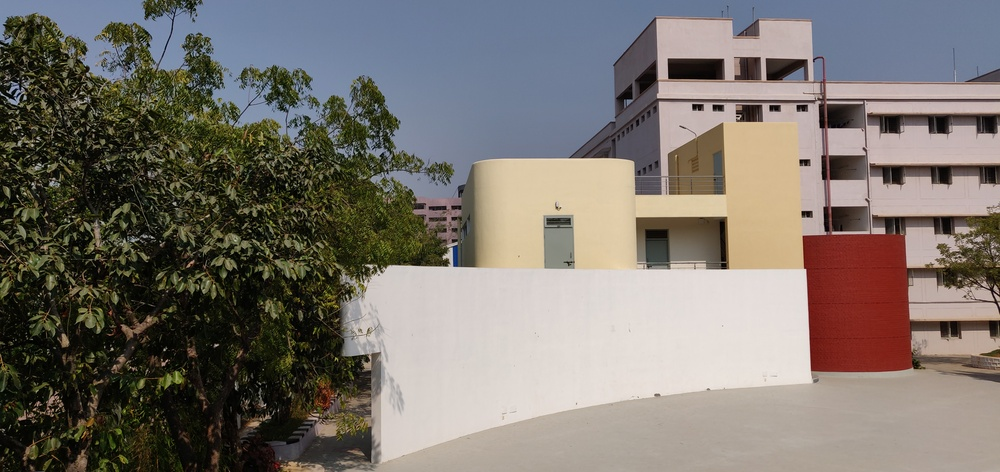
#> input picture images/1_1.jpg, 1000 x 472 px, shrunk from 4608 x 2176 before the run, found by its file name
$ jupyter execute --allow-errors Image_Mosaicing.ipynb
#> lines starting #> are read from the running program, lines starting #| are printed output that depends on the picture
[cell 1]
import cv2
import matplotlib.pyplot as plt
import numpy as np
import random
import math
import glob
from PIL import Image as im

# Image Mosaicing

[cell 2]
sift = cv2.SIFT_create()

function      <font color=blue>__find_homography__</font>

 -  **Task** : Given source points and destnation points. It finds the homogrphy matrix
 -  **Working**: Takes the source points and destination points. Construct G matrix using the formula
    $ [[X1_i, Y1_i, 1, 0, 0, 0, -X1_i*X2_i, -Y1_i*X2_i, -X2_i] $
    $ [0, 0, 0, X1_i, Y1_i, 1, -Y2_i*X1_i, -Y2_i*Y1_i, -Y2_i]] $
    - Using singular value decomposition for the above matrix we get the homography matrix
 -  **Input** : Source_points and destination_points
 -  **Output** : Homogrpahy matrix

[cell 3]
def find_homography(src,dest):
    G = []
    for i in range(len(src)):
        temp = [src[i][0],src[i][1],1,0,0,0,-1*src[i][0]*dest[i][0],-1*src[i][1]*dest[i][0],-1*dest[i][0]]
        temp2 = [0,0,0,src[i][0],src[i][1],1,-1*src[i][0]*dest[i][1],-1*src[i][1]*dest[i][1],-1*dest[i][1]]
        G.append(temp)
        G.append(temp2)


    matrix = np.linalg.svd(G)
    matrix = matrix[-1][-1]
    homography = [matrix[0:3],matrix[3:6],matrix[6:9]]
    homography = homography/homography[-1][-1]
    return homography

function    <font color=blue>__calculate_error__</font>

 -  **Task** : Given source points, destnation points and matrix. It finds the root mean squared error
 -  **Working**: Takes the source points ,destination points and matrix. Calculates root mean square error
 -  **Input** : Source_points ,destination_points and matrix
 -  **Output** : root mean squared error

[cell 4]
def calculate_error(matrix,src,dest):

    if(len(src[0])!=3):
        new_column = [[1]]
        new_column = np.repeat(new_column,len(src),axis=0)
        src = np.append(src, new_column, axis=1)

    predicted_dest = []
    for i in range(len(src)):
        x = (np.matmul(matrix,src[i].T))
        x = x/x[-1]
        x = x[:2]
        predicted_dest.append(x)
    sum = 0
    for x in range(len(predicted_dest)):
        a = (predicted_dest[x][0]-dest[x][0])**2
        a+= (predicted_dest[x][1]-dest[x][1])**2
        sum += np.sqrt(a)
    return sum

function    <font color=blue>__get_homography__</font>

 -  **Task** : Given source points, destnation points . It gives the best homography matrix
 -  **Working**: Takes the source points ,destination points. Uses RANSAC algorithm and claculates the homogrpahy with less error and returns that. Used find_homograhy() and calculater_error() defined above
     - number of iterations in RANSAC : 10
 -  **Input** : Source_points ,destination_points
 -  **Output** : best homography matrix

[cell 5]
def get_homography(src,dest):
    s=np.seterr(divide='ignore', invalid='ignore')
    min_error = 100000000000
    for i in range(0,100):
        indexes = random.sample(range(0, len(src)), 4)
        total_indices = np.arange(start=0, stop=len(src), step=1)

        src1 = src[indexes]
        dest1 = dest[indexes]

        H = find_homography(src1,dest1)
        temp = np.delete(total_indices, indexes)

        error = calculate_error(H,src[temp],dest[temp])
        if(error<min_error):
            min_error = error
            homography = H
    return homography

[cell 6]
def process_points(m):
    r = []
    for i in range(len(m)):
        r.append(m[i][0].tolist())

    return np.array(r)

function    <font color=blue>__reda_images__</font>

 -  **Task** : Given path of the folder. reads all the images from that
 -  **Working**: Uses glob and reads images using opencv imread() function
 -  **Input** : Path of the folder
 -  **Output** : Images in that folder

[cell 7]
def read_images(path):
    files=glob.glob(path)
    images = []
    for file in files:
        print(file)
        image = cv2.imread(file)
        image = cv2.cvtColor(image,cv2.COLOR_BGR2RGB)
        images.append(image)
    return images

## 1.1 Finding matches between two partially overlapping images

[cell 8]
## Reading the images
image1_ = cv2.imread("../images/Image Mosaicing/1_1.jpg")
#> image1_ is the input picture: shape (472, 1000, 3); mean B, G, R 109.2, 115.7, 122.1
image2_ = cv2.imread("../images/Image Mosaicing/1_2.jpg")
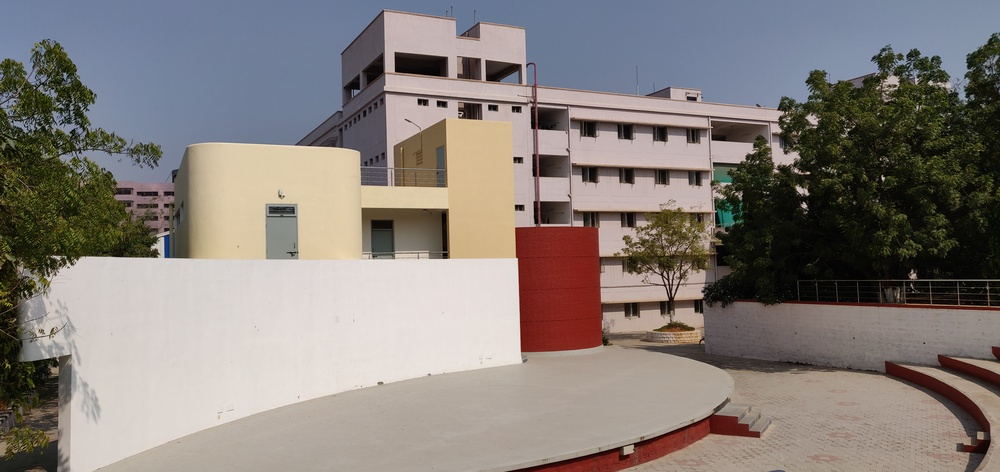
#> input picture images/1_2.jpg, 1000 x 472 px, shrunk from 4608 x 2176 before the run, found by its file name
#> image2_ is the input picture: shape (472, 1000, 3); mean B, G, R 122.3, 126.7, 134

[cell 9]
## Convert the BGR images to RGB
image1 = cv2.cvtColor(image1_,cv2.COLOR_BGR2RGB)
image2 = cv2.cvtColor(image2_,cv2.COLOR_BGR2RGB)

[cell 10]
## Find the keypoints and descriptors
kp1, des1 = sift.detectAndCompute(image1,None)
#> kp1 = 3083 keypoints; strongest (x, y, size): (112, 349, 1.9), (807, 214, 5.9), (805, 162, 5.8), (710, 69, 16.9)
kp2, des2 = sift.detectAndCompute(image2,None)
#> kp2 = 1687 keypoints; strongest (x, y, size): (883, 178, 2.4), (808, 173, 2), (520, 207, 5.2), (804, 205, 3.8)

[cell 11]
## Finding the matches using FlannBasedMatcher and KNN
FLANN_INDEX_KDTREE = 1

index_params = dict(algorithm = FLANN_INDEX_KDTREE, trees = 5)
search_params = dict(checks = 50)

match = cv2.FlannBasedMatcher(index_params, search_params)
matches = match.knnMatch(des1,des2,k=2)
#> matches = 3083 matches

print(matches[:10])
#> (printed output is left out)

Let's get the good matches from the matches we found above

[cell 12]
## Extract only good matches from them
good = []
for m,n in matches:
    if m.distance < 0.3*n.distance:
        good.append(m)
#> after the loop, good = 117 matches

print(good[:10])
#> (printed output is left out)

## 1.2 Finding the homography matrix of the above the two images

[cell 13]
## Get the points and find homography of the images
src_pts = np.float32([ kp2[m.trainIdx].pt for m in good ]).reshape(-1,1,2)
#> src_pts = 117 rows, first 8: [39.79, 72.2], [39.79, 72.2], [46.77, 121.1], [49.17, 51.52], [51.4, 421.4], [54.9, 114.1], [63.51, 92.94], [64.81, 114.2]
dst_pts = np.float32([ kp1[m.queryIdx].pt for m in good ]).reshape(-1,1,2)
#> dst_pts = 117 rows, first 8: [356.9, 104.9], [356.9, 104.9], [362.6, 147.5], [364.1, 86.11], [365.4, 410], [368.3, 140.3], [374.6, 121.5], [375.9, 140.1]

s = process_points(src_pts)
#> the loop in process_points, `for i in range(len(m)):` made 117 passes
#> after the loop in process_points, `for i in range(len(m)):`: r = 117 pairs, first value 39.79 to 653.7, second value 32.54 to 459.5
#> s has the same summary as r in process_points
d = process_points(dst_pts)
#> the loop in process_points (call 2), `for i in range(len(m)):` made 117 passes
#> d = 117 pairs, first value 356.9 to 979.2, second value 30.77 to 444.7

H = get_homography(s,d)
#> the loop in get_homography, `for i in range(0,100):` made 100 passes
#> (indexes, dest1, error, min_error) on pass 1: ([108, 49, 97, 113], [[939.9, 256], [666.1, 87.29], [846, 192.8], [961.2, 247.2]], 129035.3, 129035.3)
#> (indexes, error, min_error) on passes 2, 3, 44, 60: ([53, 5, 33, 65], 413.6, 413.6), ([62, 51, 100, 106], 281.9, 281.9), ([41, 78, 14, 62], 275.4, 275.4), ([2, 69, 54, 79], 259.3, 259.3)
#> after the loop in get_homography, `for i in range(0,100):`: min_error = 257.8
#> H = [[0.587, -0.00891, 327.7], [-0.106, 0.846, 46.25], [-0.000413, -2.3e-05, 1]]
print(H)
#| [[ 5.86890157e-01 -8.90854220e-03  3.27726119e+02]
#|  [-1.05684889e-01  8.45839650e-01  4.62514067e+01]
#|  [-4.12508878e-04 -2.29799200e-05  1.00000000e+00]]

## 1.3 Transforming one image to other using homography matrix

[cell 14]
## Using warpPerspective to transform one image to other's reference frame
dst = cv2.warpPerspective(image2,H,(image1.shape[1]+image2.shape[1], max(image1.shape[0],image2.shape[0])))
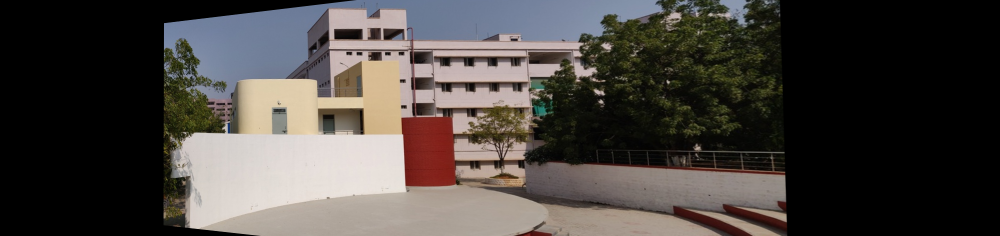
#> dst: shape (472, 2000, 3) (shown at 1/2 size); mean R, G, B 72.8, 68.1, 64.4

plt.imshow(dst)
plt.savefig('../images/results/1_1.3.jpg')
plt.show()

## 1.4 Stiching two images

[cell 15]
## Stiching two images

dst = cv2.warpPerspective(image2,H,(image1.shape[1]+image2.shape[1], max(image1.shape[0],image2.shape[0])))
dst[0:image1.shape[0],0:image1.shape[1]] = image1
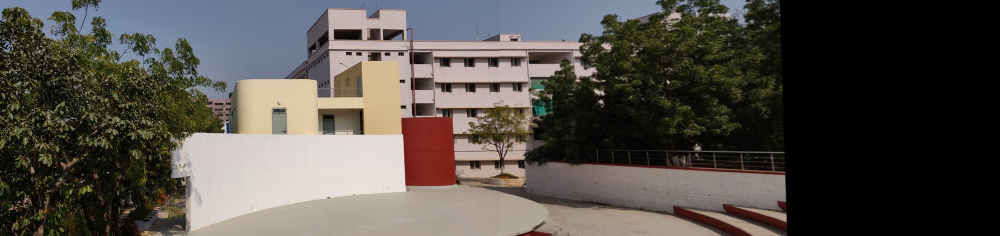
#> dst: shape (472, 2000, 3) (shown at 1/2 size); mean R, G, B 82.9, 78.5, 73.1

pixels = image1.shape[1]+image2.shape[1]-1
#> pixels = 1999
for i in range(image1.shape[1]+image2.shape[1]-1, 0 ,-1):
    pixel = (dst[4,i,:]==(0,0,0))
    if pixel[0] and pixel[1] and pixel[2]:
        pixels-=1
    else:
        break
#> after the loop, pixels = 1560

dst = dst[:,:pixels+1,:]
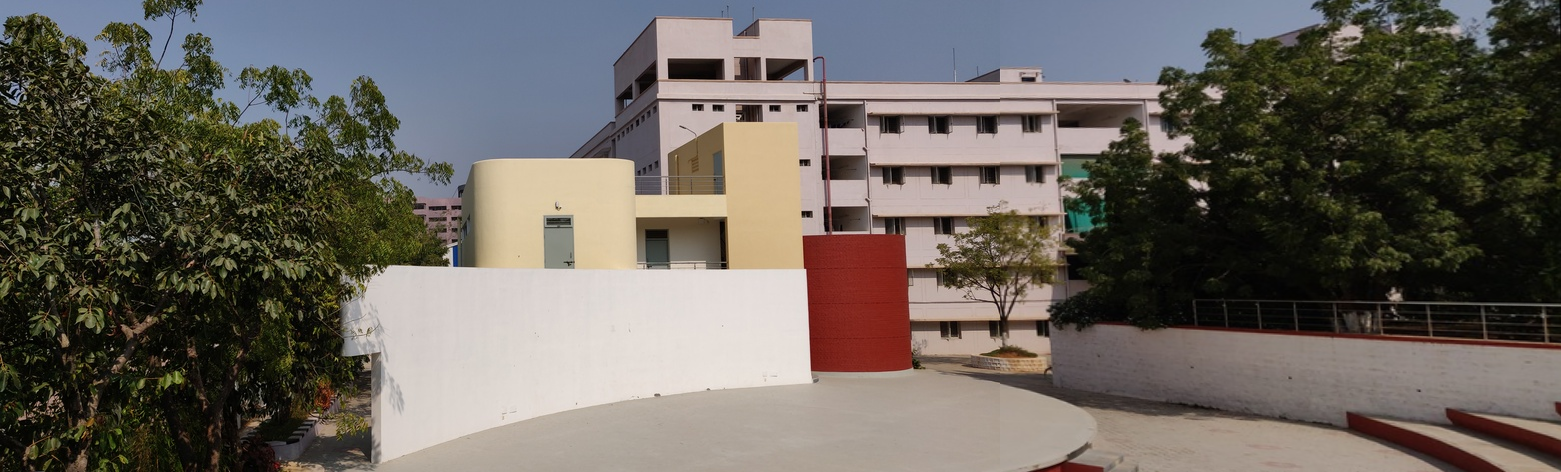
#> dst: shape (472, 1561, 3); mean R, G, B 106, 100.3, 93.5


plt.imshow(dst)
plt.xticks([])
plt.yticks([])
plt.figure(figsize=(100,100))
plt.savefig('../images/results/1_1.4.jpg')
plt.show()

## 1.5 Stiching multiple images

function    <font color=blue>__stich_images__</font>

 -  **Task** : Stiches multiple images
 -  **Working**: Given a set of images it will stich 2 images at a time and uses the result of previous iteration as 1st image and present image as second and continue the loop. If the images ha sto be stiched horizontally it takse vertical=False else vertical=True
 -  **Input** : Set of images and boolean value to know if the stiching has to be horizontal or vertical
 -  **Output** : Stiched image

[cell 16]
def stich_images(images,vertical=False):
    FLANN_INDEX_KDTREE = 1
    index_params = dict(algorithm = FLANN_INDEX_KDTREE, trees = 5)
    search_params = dict(checks = 50)
    match = cv2.FlannBasedMatcher(index_params, search_params)


    image1 = images[0]
    for i in range(1,len(images)):
        image2 = images[i]
        kp1, des1 = sift.detectAndCompute(image1,None)
        kp2, des2 = sift.detectAndCompute(image2,None)

        matches = match.knnMatch(des1,des2,k=2)

        good = []
        for m,n in matches:
            if m.distance < 0.7*n.distance:
                good.append(m)

        src_pts = np.float32([ kp2[m.trainIdx].pt for m in good ]).reshape(-1,1,2)
        dst_pts = np.float32([ kp1[m.queryIdx].pt for m in good ]).reshape(-1,1,2)

        s = process_points(src_pts)
        d = process_points(dst_pts)
        M = get_homography(s,d)

        if(not vertical):
            dst = cv2.warpPerspective(image2,M,(image1.shape[1]+image2.shape[1], (image1.shape[0])))
        else:
            dst = cv2.warpPerspective(image2,M,(image1.shape[1], (image2.shape[0]+image1.shape[0])))
        dst[0:image1.shape[0],0:image1.shape[1]] = image1
        image1 = dst

    return image1

[cell 17]
def remove_black_pixels(img):
    pixels = img.shape[1]-1
    for i in range(img.shape[1]-1, 0 ,-1):
        pixel = (img[4,i,:]==(0,0,0))
        if pixel[0] and pixel[1] and pixel[2]:
            pixels-=1
        else:
            break

    return img[:,:pixels+1,:]

function    <font color=blue>__remove_pixels__</font>

 -  **Task** : Removes black pixels at the end of the image
 -  **Working**: Takes the image and removes the vertical lines at th end if there are majority of black pixels in the line
 -  **Input** : Image
 -  **Output** : Image after removing black pixels at the end

[cell 18]
def remove_pixels(image):
    p = (np.sum(image,axis=0))
#> p = 1000 rows, first 8: [20535, 21406, 16315], [20500, 21392, 16094], [20660, 21376, 16021], [21404, 22044, 16450], [21647, 22088, 16596], [21130, 21616, 15864], [20917, 21296, 15416], [20698, 21236, 15446]
    q = np.sum(p,axis=1)
#> q = 1000 values, max 263019 at index 731, min 49586 at index 12, mean 163774.9

    s = 0

    for i in range(len(q)-1,-1,-1):
        if(q[i]<=40*3*image.shape[0]):
            s+=1
        else:
            break
#> this loop made 1 pass
#> i on pass 1: 999
#> after the loop, s = 0
#> the loop in stich_images, `for i in range(1,len(images)):` made 1 pass
#> matches on pass 1: 3083 matches
#> pass 1, in stich_images, `dst = cv2.warpPerspective(image2,M,(image1.shape[1], (image2.shape[0]+..`:
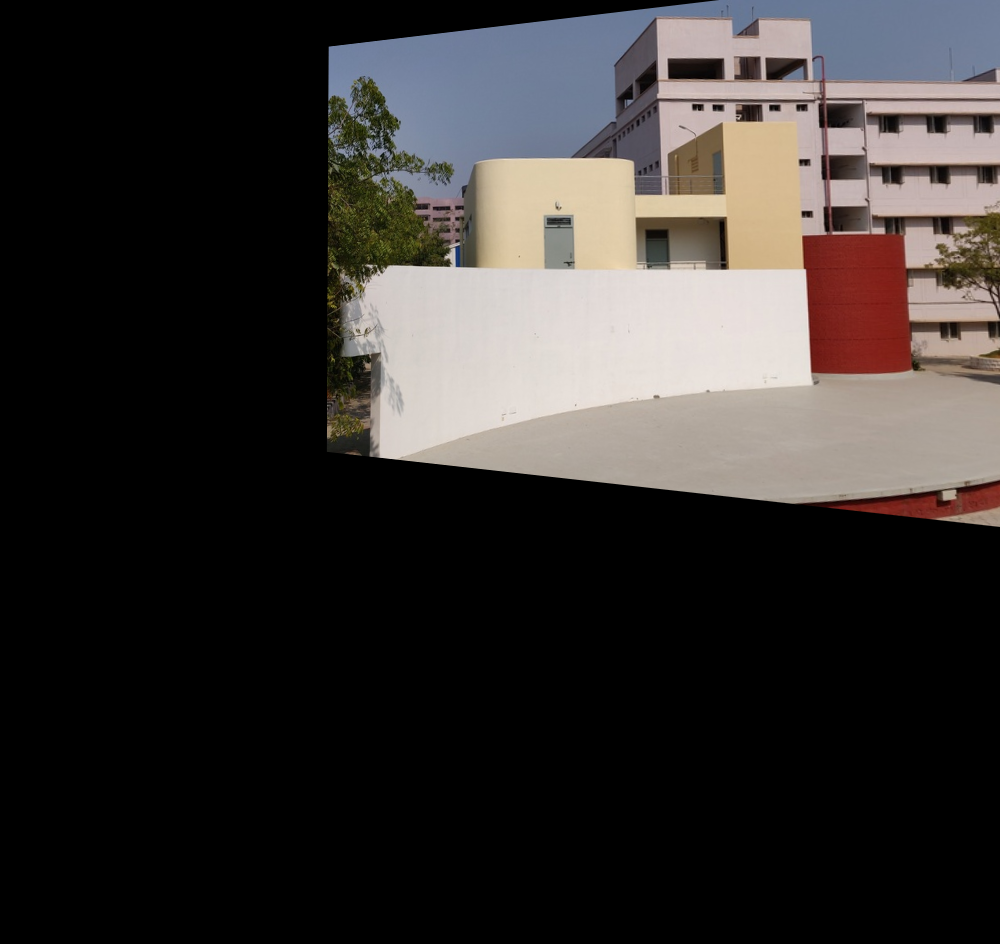
#> dst: shape (944, 1000, 3); mean R, G, B 53.1, 49.2, 47.6
#> pass 1, in stich_images, `image1 = dst`:
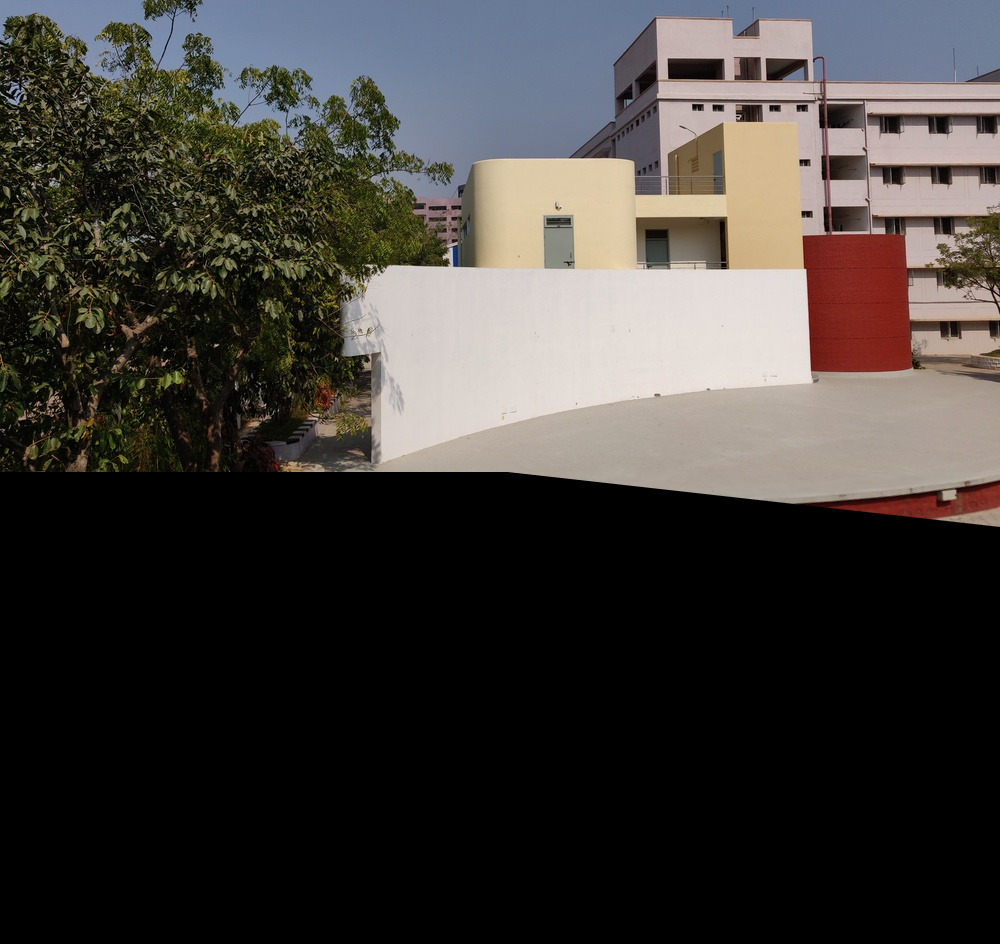
#> image1: shape (944, 1000, 3); mean R, G, B 63.2, 59.7, 56.3

    image = image[:,:image.shape[1]-s,:]
    return image

function    <font color=blue>__remove_vpixels__</font>

 -  **Task** : Removes black pixels at the bottom of the image
 -  **Working**: Takes the image and removes the horizontal lines at the bottom if there are majority of black pixels in the line
 -  **Input** : image
 -  **Output** : image without black pixels at the bottom

[cell 19]
def remove_vpixels(image):
    p = (np.sum(image,axis=1))
    q = np.sum(p,axis=1)

    s = 0

    for i in range(len(q)-1,-1,-1):
        if(q[i]<=40*3*image.shape[1]):
            s+=1
        else:
            break
#> this loop made 452 passes
#> i on passes 1 to 3: 943, 942, 941

    return image[:image.shape[0]-s,:]
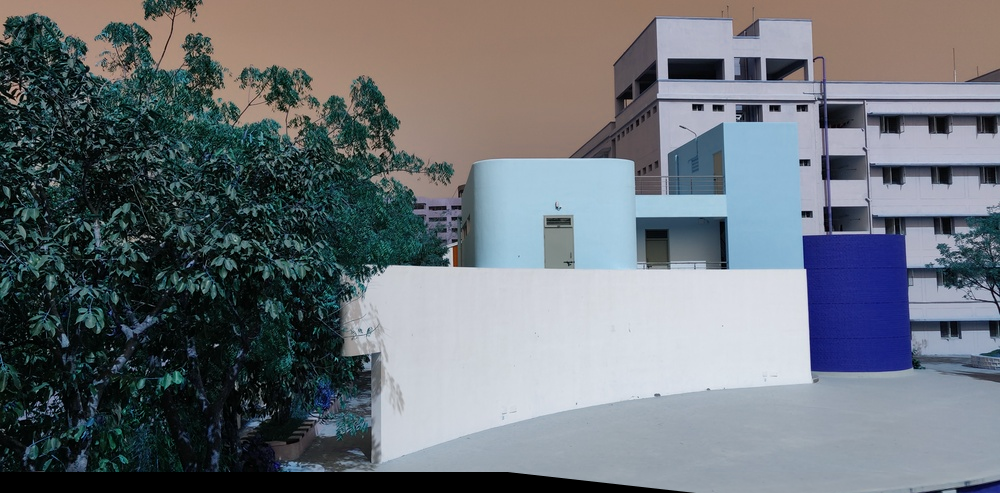
#> returned value: shape (493, 1000, 3); mean of channels 0, 1, 2 119.7, 113.4, 107; drawn as B, G, R

- First stich 1_1 and 1_2 say image
- There are black pixels at the end remove them using remove_black_pixels() function defined above
- Now stich the image and 1_3
- Remove black pixels
- To get the final result stich the image with 1_4 and reomve black pixels

[cell 20]
s = "../images/Image Mosaicing/1_*.jpg"
images = read_images(s)
#> (the rest of this cell did not finish here and is left out)

#> (a cell that did not finish here is left out)

## 1.6 Stiching different scenes

[cell 22]
s = "../images/Image Mosaicing/2_*.png"
images = read_images(s)
# # # print(images)
#> (the rest of this cell did not finish here and is left out)

- In this set of images it is observed that 1,2,3 should be stiched horizontally
- And 4,5,6 should be stiched vertically
- Result of both should be stiched vertically
- The smae process is followed below

[cell 23]
image1 = remove_pixels(image1)
#> (the rest of this cell did not finish here and is left out)

[cell 24]
## Result of stiching 1,2,3
plt.imshow(image1)
plt.xticks([])
plt.yticks([])
plt.show()

#> (a cell that did not finish here is left out)

[cell 26]
## Result of stiching both vertically
image2 = stich_images([image1,image2],True)
image2 = remove_vpixels(image2)
plt.imshow(image2)
plt.xticks([])
plt.yticks([])
plt.figure(figsize=(100,100))
plt.savefig('../images/results/1_set2.jpg')
plt.show()

[cell 27]
## Directly stich the two images in the given order we get the output
s = "../images/Image Mosaicing/3_*.png"
images = read_images(s)
#> (the rest of this cell did not finish here and is left out)

image = remove_black_pixels(image)
plt.imshow(image)
plt.xticks([])
plt.yticks([])
plt.figure(figsize=(100,100))
plt.savefig('../images/results/1_set3.jpg')
plt.show()

[cell 28]
s = "../images/Image Mosaicing/4_*.jpg"
images = read_images(s)
